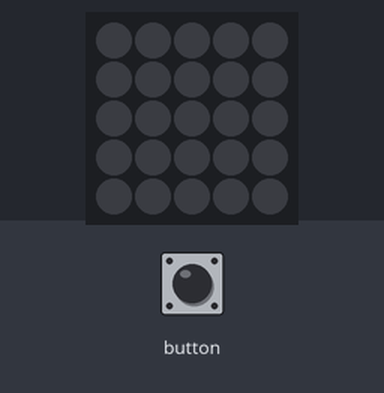
Bench run of a sketch on a simulated ESP32. Shown: 5×5 RGB LED matrix (first LED top left, wired row by row). The test bench sets the inputs (shaded band). Dim RGB values are drawn brighter than linear.

Above: at 1.2 s.
1.3 s: button pressed for 0.15 s
At 1.31 s:
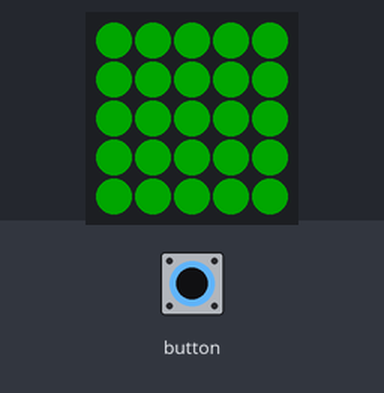
2.0 s: button pressed for 1 s
At 2.02 s:
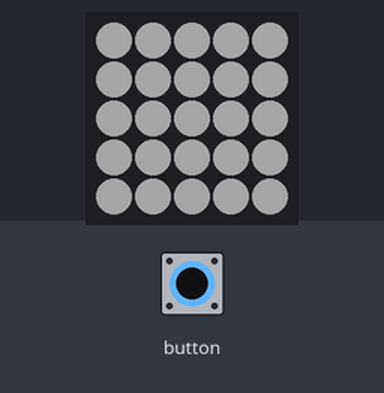
3.6 s: button pressed for 3.2 s
Timing chart, 0 to 6.6 s (numbered marks = the images above; inputs shaded):
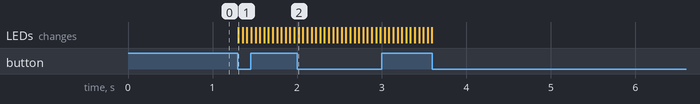

Measured:
- after the input at 1.3 s, the LEDs: change at once (image 1)
- after the input at 2.0 s, the LEDs: change at once (image 2)
- after the input at 3.6 s, every drawn part: stays the same

The sketch:

tasks_123.ino
```cpp
#include "M5Atom.h"

uint8_t FSM = 0;
unsigned long previousTime=0;
bool state=false;


void setup()
{
   M5.begin(true, false, true);
}


void loop()
{
        switch (FSM)
        {

        case 0:
         {
          M5.dis.fillpix(0x000000);//black
          break;
          }

        case 1:
         {
              if(state==false){
                  M5.dis.fillpix(0x00ff00);//red
              }
              else if(state==true) {
                 M5.dis.fillpix(0x000000);//black
              }

            break;
        }


        case 2:
        {
            if(state==false){
                 M5.dis.fillpix(0xffffff);//white
              }
              else if(state==true){
                M5.dis.fillpix(0x000000);//black
              }

            break;
        }


        default:
            break;
        }

//millis retrieves current time
     if(millis()-previousTime>=50){ //if 50 milliseconds passed, switch the state
            state=!state;
            previousTime=millis();
     }


    if (M5.Btn.wasPressed())
        {
            FSM++;
            if (FSM >= 3)
            {
                FSM = 0;
            }
        }


    M5.update();
}
```
